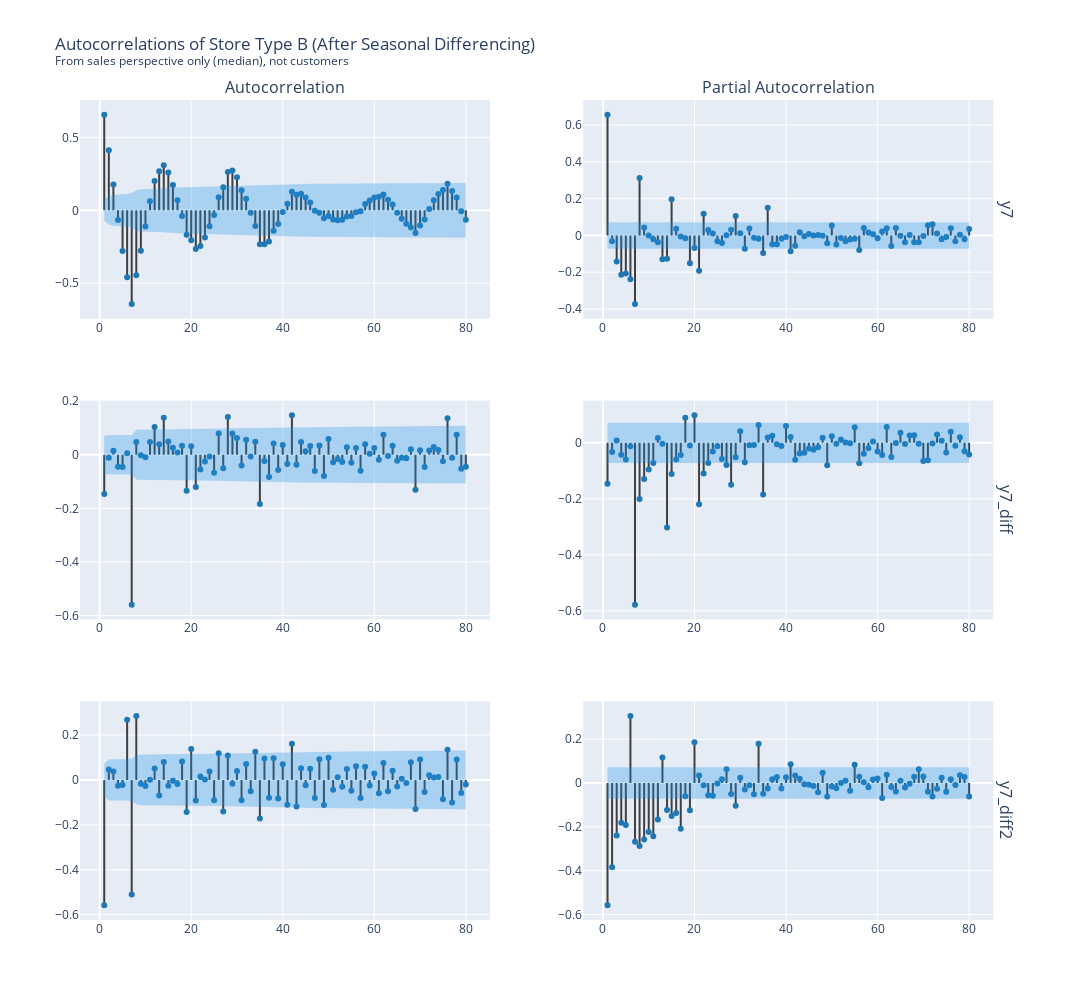

Notebook code for this chart:
### Markdown cell above
I think the standard deviation on `y7` and `y7_log` are already level (not actively increasing/decreasing), so we may not need `y7_log` (only `y7` remains)

The mean on `y7` is also pretty much level, even more stable than the standard deviation, but still increase temporarily on January each year

The additional differencing (`y7_diff`) seems to fix this problem, so we can stop at that because further differencing (`y7_diff2`) is an overkill

Rob J Hynman also stated that we should "do as few differences as necessary to obtain a stationary series" ([reference](https://otexts.com/fpp3/stationarity.html))

---

Therefore we can conclude that the right I(D) parameter for SARIMA is `D = 1` (`y7_diff`), though we can reconsider it after seeing the ACF and PACF

Let's plot the ACF and PACF to see which difference order is better, and also to conclude the right parameters for AR(P) and MA(Q)

### Code cell
fig = make_subplots(
    rows = 3, cols = 2,
    column_titles = ['Autocorrelation', 'Partial Autocorrelation'],
    row_titles = ['y7', 'y7_diff', 'y7_diff2']
)

for i, col in enumerate(['y7', 'y7_diff', 'y7_diff2']):
    plot_acf(temp[col], nlags = 80, fig = fig, row = i + 1, col = 1)
    plot_pacf(temp[col], nlags = 80, fig = fig, row = i + 1, col = 2)

fig.update_layout(
    title = 'Autocorrelations of Store Type B (After Seasonal Differencing)<br>' +
        '<sup>From sales perspective only (median), not customers</sup>',
    showlegend = False,
    width = 1400,
    height = 1000
)

fig.show(renderer = 'vscode')
